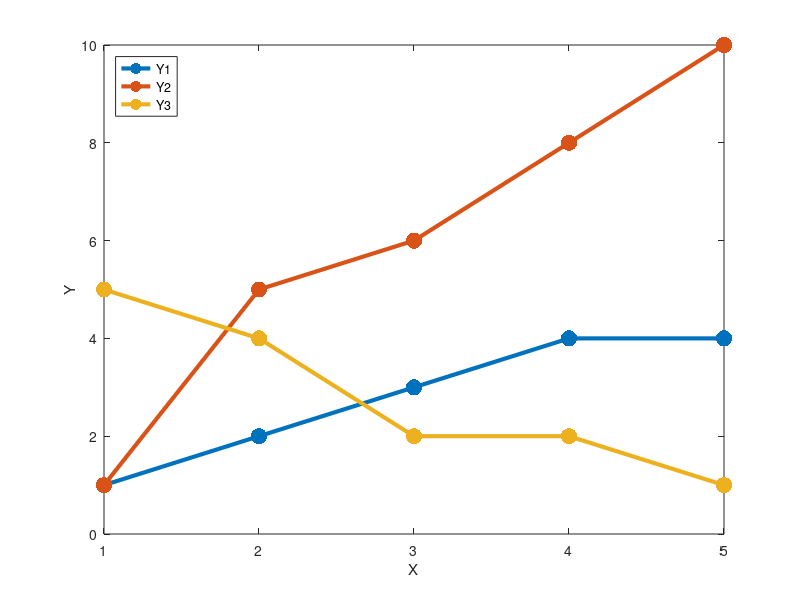

Source code (MATLAB):
# part 1
x = [1,2,3,4,5]
y1 = [1,2,3,4,4]
y2 = [1,5,6,8,10]
y3 = [5,4,2,2,1]
plot(x,[y1;y2;y3]','.-','markersize',35, 'linewidth',3)
xlabel('X')
ylabel('Y')

# part 2
legend('Y1','Y2','Y3', 'location', 'northwest')
